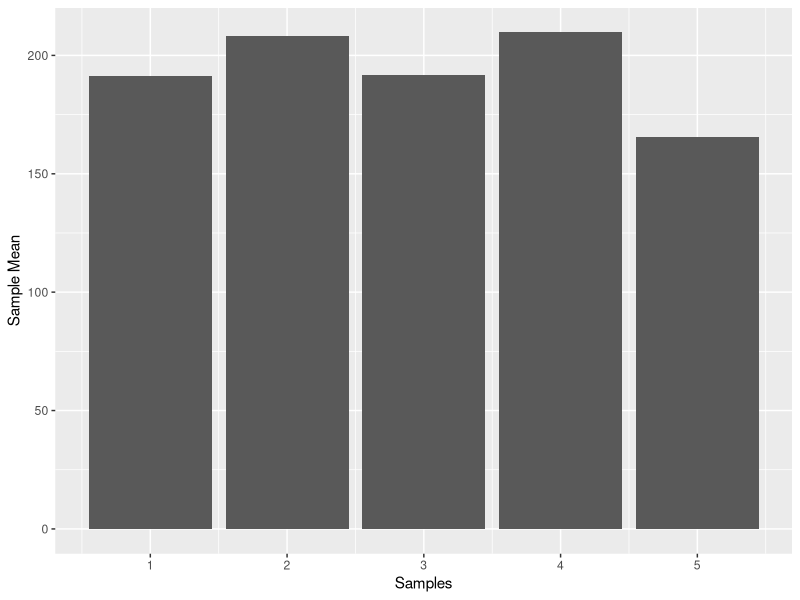

Reproduce this figure in R. (Note: this script raises an error after producing the figure.)
## ---- chunk 1
##confidence: 20

#sampling process
observations<-rnorm(5*25,mean=200,sd=100)
samples<-rep(1:5,each=25)
my_data<-data.frame(samples,observations)

library(dplyr)

#get means
means<-my_data%>%
  group_by(samples)%>%
  summarize(sample_mean=mean(observations))

library(ggplot2)

#plot means
ggplot(means,aes(x=samples,y=sample_mean))+
  geom_bar(stat="identity")+
  xlab("Samples")+
  ylab("Sample Mean")
  
## ---- chunk 2
#confidence:80

#sampling
observations<-rnorm(5*25,mean=200,sd=100)
samples<-rep(1:5,each=25)
my_data<-data.frame(samples,observations)

#get sample mean and sample sd
means_sd<-my_data%>%
  group_by(samples)%>%
  summarize(sample_mean=mean(observations),
            sample_sd=sd(observations))

#plot with an error bar
ggplot(sd,aes(x=samples,y=sample_mean))+
  geom_bar(stat="identity")+
  geom_errorbar(aes(ymin=sample_mean-sample_sd,
                   ymax=sample_mean+sample_sd),
               width=.25)
## ---- chunk 3
##confidence: 90

#initialize variables
n<-c(2,5,10,50,100)
mean_sample_means<-c()

#run simulation
for(i in 1:length(n)){
  sim_sample<-rnorm(n[i]*10000,mean=10,sd=5)
  mean_sample_means[i]<-mean(sim_sample)
}

#organize results in data frame
sim_data<-data.frame(n,
                     mean_sample_means)

#plot
ggplot(sim_data,aes(x=n,y=mean_sample_means))+
  geom_bar(stat="identity")+
  xlab("Sample size")+
  ylab("Mean of sample means")
## ---- chunk 4
##confidence:80

#initialize variables
n<-c(2,5,10,50,100)
sample_sd<-c()
sample_sd_n<-c()

#run simulation
for(i in 1:length(n)){
  sim_sample<-rnorm(n[i]*10000,mean=10,sd=5)
  sample_sd[i]<-sd(sim_sample)
  sample_sd_n[i]<-sqrt(var(sim_sample)*(n[i]-1)/n[i])
}

#organize results in data frame with a modification to plot two lines in one graph
sim_data<-data.frame(n,                   
                    estimate=c(sample_sd,sample_sd_n),
                   formula=c(rep("N",5),rep("N-1",5)))

#plot two lines which is now possible
ggplot(sim_data,aes(x=n,y=estimate,group=formula,
                    color=formula))+
  geom_point()+
  geom_line()+
  coord_cartesian(ylim=c(3,6))
